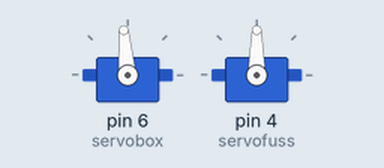
The sketch below on a simulated Arduino Uno, built with avr-gcc and run on an emulated ATmega328P. Shown: 2 × servo.

Above: at 0.05 s.
At 0.75 s:
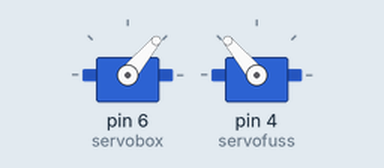
At 1.5 s:
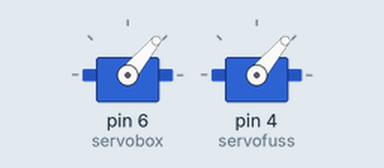
Timing chart, 0 to 4.0 s (numbered marks = the images above):
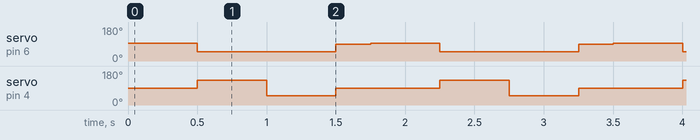

Measured:
- by itself, servo on pin 6 (servobox): repeats every 1.8 s: 90° 0.25 s, 95° 0.50 s, 50° 1.0 s
- by itself, servo on pin 4 (servofuss): repeats every 1.8 s: 50° 0.50 s, 90° 0.75 s, 130° 0.50 s

The sketch:

kontinuierlich.ino
```cpp
#include <Servo.h> // Bibliothek für die Steuerung von Servomotoren

Servo servobox;    // Objekt für den Box-Servo
Servo servofuss;   // Objekt für den Fuss-Servo

int position = 0;  // Variable für die aktuelle Position des Servos

void setup() {
  servobox.attach(6);    // Verbinde Box-Servo mit Analog-Pin 6
  servofuss.attach(4);   // Verbinde Fuss-Servo mit Analog-Pin 4
}

void loop() {
  servobox.write(95);    // Box-Servo in Mittelstellung bringen
  delay(500);            // 0,5 Sekunden warten

  servobox.write(50);    // Box-Servo nach links bewegen
  servofuss.write(130);  // Fuss-Servo nach vorne bewegen
  delay(500);            // 0,5 Sekunden warten

  servofuss.write(50);   // Fuss-Servo nach hinten bewegen
  delay(500);            // 0,5 Sekunden warten

  servobox.write(90);    // Box-Servo zurück zur Mittelstellung
  servofuss.write(90);   // Fuss-Servo zurück zur Mittelstellung
  delay(250);            // 0,25 Sekunden warten
}
```
